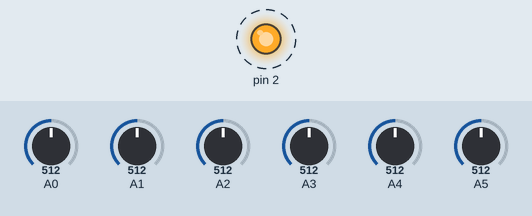
Simulated run of this sketch. Board: Arduino Uno, built with avr-gcc and run on an emulated ATmega328P. Shown: output pins drawn as LEDs (lit = HIGH). Dashed ring = blinking. Inputs (shaded band) come from the test bench; at power-on: A0 = 512, A1 = 512, A2 = 512, A3 = 512, A4 = 512, A5 = 512.

Above: at 0.2 s.
Timing chart, 0 to 3.5 s (numbered marks = the images above):
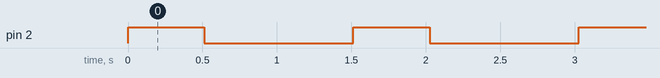

The sketch:

Q4_sheet.ino
```cpp
#define button 3

void setup() {
  pinMode(2,OUTPUT);
  pinMode(button,INPUT);

}
int val[6];
int i=0;
void loop() {


  val[0]=analogRead(A0);
  val[1]=analogRead(A1);
  val[2]=analogRead(A2);
  val[3]=analogRead(A3);
  val[4]=analogRead(A4);
  val[5]=analogRead(A5);

    if(button==1)
        { delay(200);
          i=i+1;
        }

     if(i==7)
        i=0;


  digitalWrite(2,HIGH);
  delay(val[i]);
  digitalWrite(2,LOW);
  delay(1000);


}
```

Measured:
- by itself, pin 2: alternates HIGH for 0.51 s and LOW for 1.0 s
